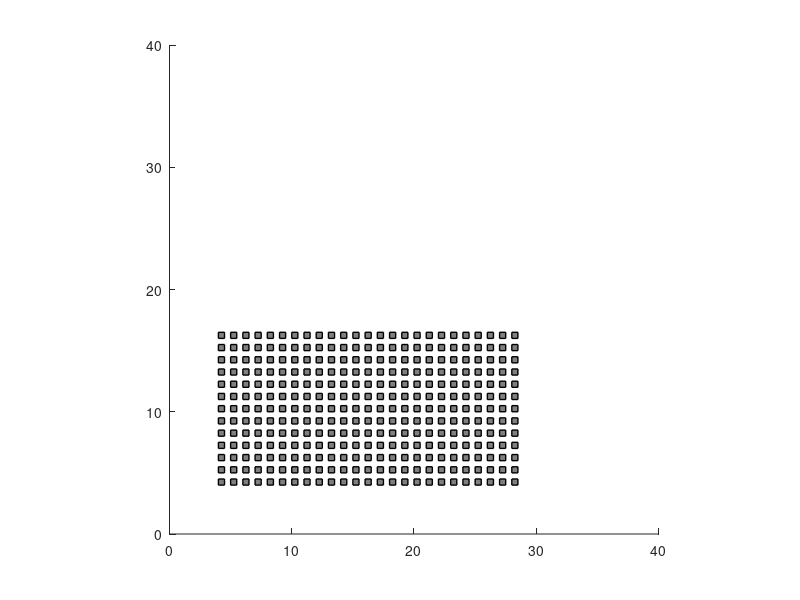

Write MATLAB code to recreate this figure.
%% Draw Visualisation 
% draw a grid representation of the temperature distribution over time 

%% Draw the model 

% Define base colour (grey) 
cbase = [0.5 0.5 0.5];

% create the plotting area, define limits, set aspect ratio 
clf
figure
hold on 
xlim ([0 40])
ylim ([0 40])
pbaspect([1 1 1])

%% Define the corner points 
mincorner = [4,4];
maxcorner = [16,28];

%% draw the rectangles 
for i = mincorner(1):maxcorner(1) 
   for j = mincorner(2):maxcorner(2)
        rectangle('Position',[j,i,0.5,0.5],'FaceColor',cbase,'EdgeColor','k','LineWidth',1)
   end
end
